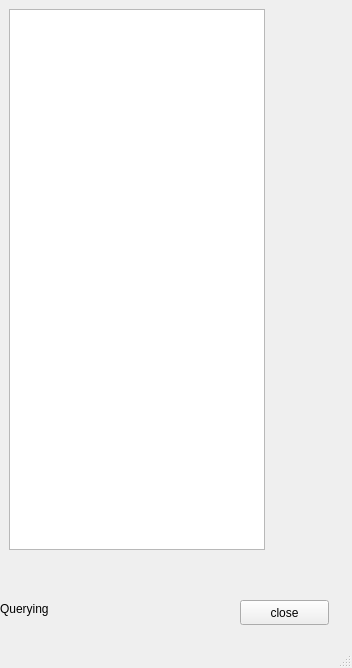
<?xml version="1.0" encoding="UTF-8"?>
<ui version="4.0">
 <class>service</class>
 <widget class="QMainWindow" name="service">
  <property name="geometry">
   <rect>
    <x>0</x>
    <y>0</y>
    <width>352</width>
    <height>668</height>
   </rect>
  </property>
  <property name="windowTitle">
   <string>MainWindow</string>
  </property>
  <widget class="QWidget" name="centralwidget">
   <widget class="QListWidget" name="list">
    <property name="geometry">
     <rect>
      <x>9</x>
      <y>9</y>
      <width>256</width>
      <height>541</height>
     </rect>
    </property>
   </widget>
   <widget class="QLabel" name="status">
    <property name="geometry">
     <rect>
      <x>0</x>
      <y>600</y>
      <width>64</width>
      <height>17</height>
     </rect>
    </property>
    <property name="text">
     <string>Querying</string>
    </property>
   </widget>
   <widget class="QPushButton" name="close">
    <property name="geometry">
     <rect>
      <x>240</x>
      <y>600</y>
      <width>89</width>
      <height>25</height>
     </rect>
    </property>
    <property name="text">
     <string>close</string>
    </property>
   </widget>
  </widget>
  <widget class="QMenuBar" name="menubar">
   <property name="geometry">
    <rect>
     <x>0</x>
     <y>0</y>
     <width>352</width>
     <height>22</height>
    </rect>
   </property>
  </widget>
  <widget class="QStatusBar" name="statusbar"/>
 </widget>
 <resources/>
 <connections>
  <connection>
   <sender>close</sender>
   <signal>clicked()</signal>
   <receiver>service</receiver>
   <slot>close()</slot>
   <hints>
    <hint type="sourcelabel">
     <x>284</x>
     <y>634</y>
    </hint>
    <hint type="destinationlabel">
     <x>175</x>
     <y>333</y>
    </hint>
   </hints>
  </connection>
 </connections>
</ui>
